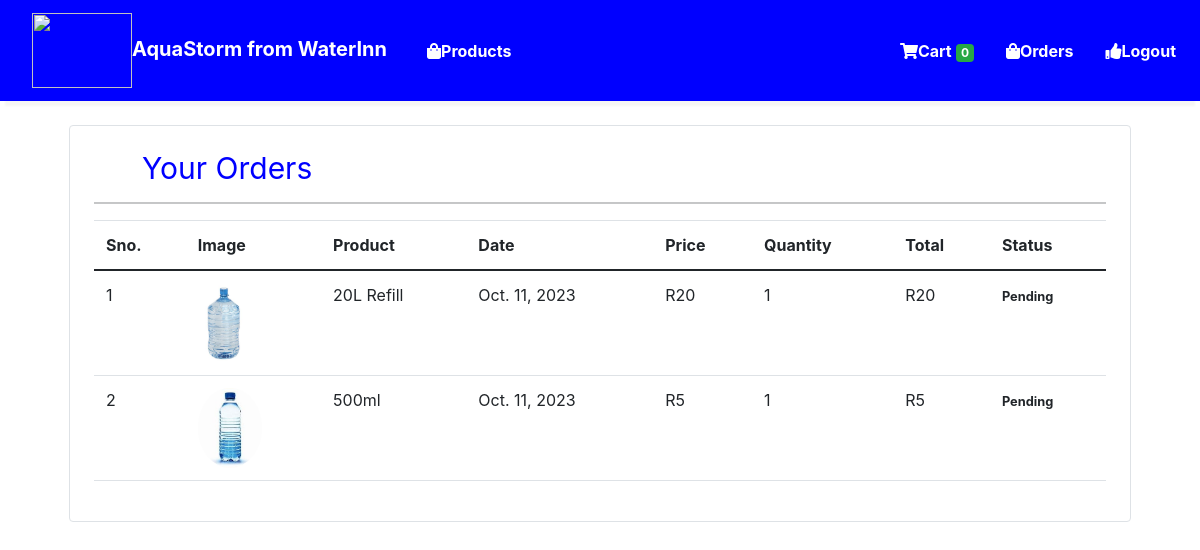
The app's page /orders (signed in) with its own data.
### store/models/orders.py (models this page shows, shortened)
class Order(models.Model):
    product = models.ForeignKey(Products,
                                on_delete=models.CASCADE)
    customer = models.ForeignKey(Customer,
                                 on_delete=models.CASCADE)
    quantity = models.IntegerField(default=1)
    price = models.IntegerField()
    address = models.CharField (max_length=50, default='', blank=True)
    phone = models.CharField (max_length=50, default='', blank=True)
    date = models.DateField (default=datetime.datetime.today)
    status = models.BooleanField (default=False)
    @staticmethod
    def get_orders_by_customer(customer_id):
        return Order.objects.filter(customer=customer_id).order_by('-date')

### store/models/product.py (models this page shows, shortened)
class Products(models.Model):
    name = models.CharField(max_length=60)
    price= models.IntegerField(default=0)
    category= models.ForeignKey(Category,on_delete=models.CASCADE,default=1 )
    description= models.CharField(max_length=250, default='', blank=True, null= True)
    image= models.ImageField(upload_to='uploads/products/')

### store/middlewares/auth.py (the view)
    def middleware(request):
        print(request.session.get('customer'))
        returnUrl = request.META['PATH_INFO']
        print(request.META['PATH_INFO'])
        if not request.session.get('customer'):
           return redirect(f'login?return_url={returnUrl}')
        response = get_response(request)
        return response

### store/templatetags/custom_filter.py (called while the page is built)
@register.filter(name='currency')
def currency(number):
    return "R"+str(number)

@register.filter(name='multiply')
def multiply(number , number1):
    return number * number1

### store/views/orders.py (called while the page is built)
    def get(self , request ):
        customer = request.session.get('customer')
        orders = Order.get_orders_by_customer(customer)
        print(orders)
        return render(request , 'orders.html'  , {'orders' : orders})

### store/templates/orders.html
{% extends 'base.html' %}
{% block content %}
{% load cart %}
{% load custom_filter %}
<div class="container">
   <div class="border rounded p-4 m-4">
        <p class="display-4 pl-4 ml-4"><b>Your Orders</b></p>
        <hr>
        <table class="table">
            <thead>
                <tr>
                    <th>Sno.</th>
                    <th>Image</th>
                    <th>Product</th>
                    <th>Date</th>
                    <th>Price</th>
                    <th>Quantity</th>
                    <th>Total</th>
                    <th>Status</th>
                </tr>
            </thead>
            <tbody>
                {% for order in orders %}
                <tr>
                    <td>{{forloop.counter}}</td>
                    <td><img style="height: 80px;" class="rounded-circle" src="{{order.product.image.url}}" alt=""></td>
                    <td>{{order.product.name}}</td>
                    <td>{{order.date}}</td>
                    <td>{{order.price|currency}}</td>
                    <td>{{order.quantity}}</td>
                    <td>{{order.quantity|multiply:order.price|currency}}</td>
                    {% if order.status %}
                    <td><small class="badge badge-success">Completed</small></td>
                    {%else%}
                    <td><small><b>Pending</b></small></td>
                    {% endif %}
                </tr>
                {% endfor %}
            </tbody>
        </table>
   </div>
</div>
{% endblock %}

### store/templates/base.html (style rules this page uses)
.display-4 { font-weight: 200; font-size: 30px; color: blue; }

### records on screen
Order: product.image (picture), product.name "20L Refill", date "Oct. 11, 2023", price "R20", quantity "1", quantity|multiply "R20", status "Pending"
Order: product.image (picture), product.name "500ml", date "Oct. 11, 2023", price "R5", quantity "1", quantity|multiply "R5", status "Pending"

### other values on screen
{{ request.session.cart.keys|length }} "0"
